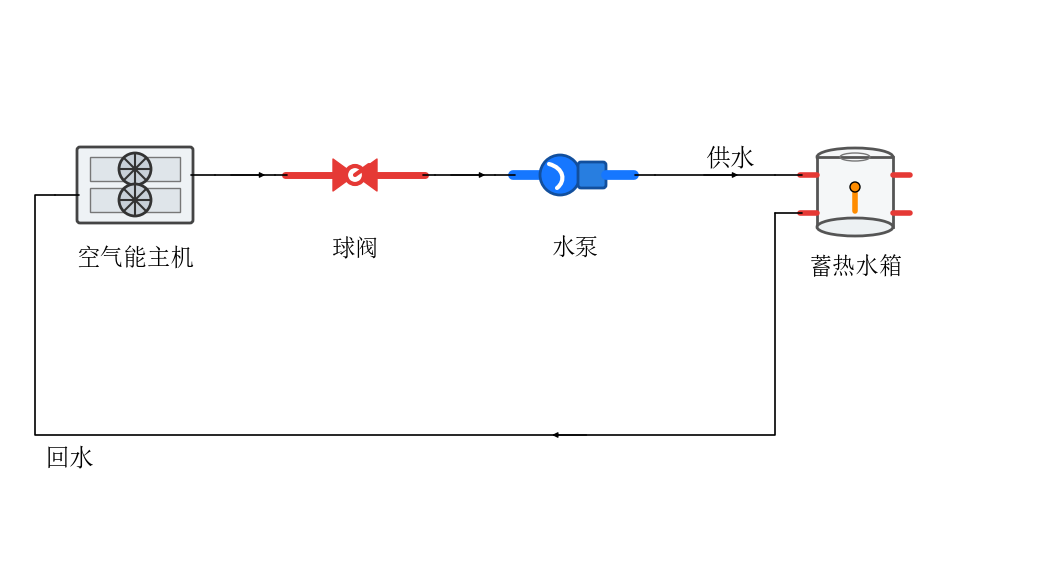

This figure's Python source:
# -*- coding: utf-8 -*-
"""示例:SVG 图元 + cycleplot 走线(路线一)。

部件来自 references/hvacsvg/symbols/ 的 SVG 符号,经 load_svg_part 变成
cycleplot 部件;管路、拐角、标签仍由引擎编译。回路:
  空气能主机 -> 球阀 -> 水泵 -> 蓄热水箱 -> (回水) -> 空气能主机
"""
import os
import sys

sys.path.insert(0, os.path.dirname(os.path.dirname(os.path.abspath(__file__))))

from cycleplot import Diagram, load_svg_part, use_font

use_font()

SYM = os.path.join(os.path.dirname(os.path.dirname(os.path.abspath(__file__))),
                   "references", "hvacsvg", "symbols")

d = Diagram(width=1050, height=560)

host = d.add(load_svg_part(os.path.join(SYM, "01_空气能主机.svg"), bridge=24),
             "空气能主机", loc=(130, 180))
valve = d.add(load_svg_part(os.path.join(SYM, "17_球阀.svg"), bridge=12),
              "球阀", loc=(350, 170))
pump = d.add(load_svg_part(os.path.join(SYM, "02_水泵.svg"), bridge=20),
             "水泵", loc=(570, 170))
tank = d.add(load_svg_part(os.path.join(SYM, "04_蓄热水箱.svg"),
                          ports={"upper": "upper", "lower": "lower"}, bridge=27),
             "蓄热水箱", loc=(850, 188))

# 供水:主机 -> 球阀 -> 水泵 -> 水箱上接口(同一水平线,直连)
d.pipe(host["water_out"], valve["in"])
d.pipe(valve["out"], pump["in"])
d.pipe(pump["out"], tank["upper"])
# 回水:水箱下接口 -> 下行 -> 左行 -> 上行 -> 进主机
d.pipe(tank["lower"], host["water_in"],
       via=[(770, 430), (30, 430), (30, 190)], head_at=(0.35,))

d.text(40, 455, "回水", ha="left")
d.text(700, 155, "供水", ha="left")

out = os.path.join(os.path.dirname(os.path.abspath(__file__)),
                   "hvacsvg_demo.png")
d.save(out)
print("已生成:", out)
